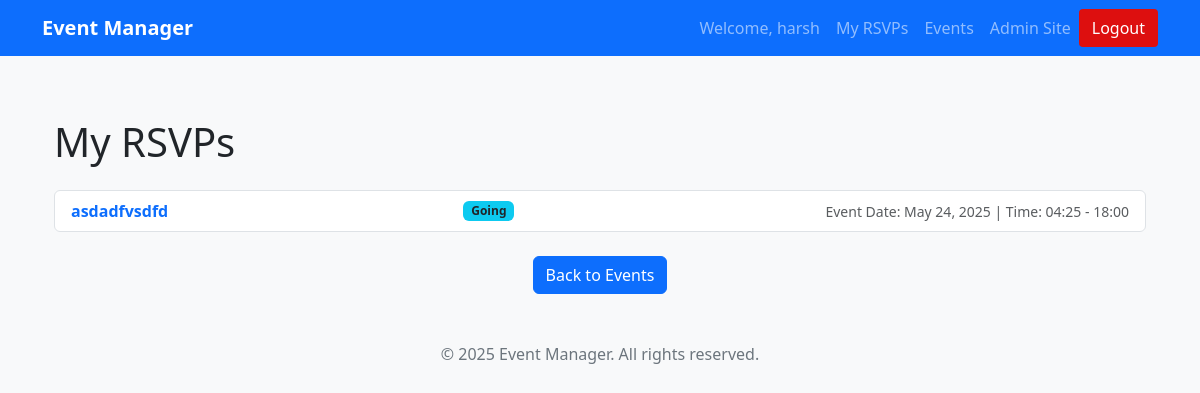
/my-rsvps/ (signed in), run on the app's committed database.
### events/models.py (models this page shows, shortened)
class RSVP(models.Model):
    STATUS_CHOICES = (
        ('going', 'Going'),
        ('maybe', 'Maybe'),
        ('declined', 'Declined'),
    )
    event = models.ForeignKey(Event, on_delete=models.CASCADE)
    user = models.ForeignKey(User, on_delete=models.CASCADE)
    status = models.CharField(max_length=10, choices=STATUS_CHOICES)
    updated_at = models.DateTimeField(auto_now=True)
    class Meta:
        unique_together = ('event', 'user')  # Prevent duplicate RSVPs

class Event(models.Model):
    title = models.CharField(max_length=200)
    description = models.TextField()
    date = models.DateField()
    start_time = models.TimeField()
    end_time = models.TimeField()
    location = models.CharField(max_length=255)
    created_by = models.ForeignKey(User, on_delete=models.CASCADE)

### events/views.py (the view)
# urls.py: path('my-rsvps/', views.my_rsvps, name='my_rsvps'),  # User's RSVP list
@login_required
def my_rsvps(request):
    rsvps = RSVP.objects.filter(user=request.user).select_related('event').order_by('event__date')
    return render(request, 'events/my_rsvps.html', {'rsvps': rsvps})

### events/templates/events/my_rsvps.html
{% extends "events/base.html" %}
{% block content %}
<div class="container mt-5">
  <h1 class="mb-4">My RSVPs</h1>
  {% if rsvps %}
    <ul class="list-group mb-4">
      {% for rsvp in rsvps %}
        <li class="list-group-item d-flex justify-content-between align-items-center flex-wrap">
          <a href="{% url 'event_detail' rsvp.event.id %}" class="fw-semibold text-decoration-none">
            {{ rsvp.event.title }}
          </a>
          <span class="badge bg-info text-dark text-capitalize me-3">
            {{ rsvp.status }}
          </span>
          <small class="text-muted">
            Event Date: {{ rsvp.event.date|date:"M d, Y" }} |
            Time: {{ rsvp.event.start_time|time:"H:i" }} - {{ rsvp.event.end_time|time:"H:i" }}
          </small>
        </li>
      {% endfor %}
    </ul>
  {% else %}
    <div class="alert alert-warning" role="alert">
      You have no RSVPs yet.
    </div>
  {% endif %}
  <p class="text-center">
    <a href="{% url 'event_list' %}" class="btn btn-primary">Back to Events</a>
  </p>
</div>
{% endblock %}

### events/templates/events/base.html (shortened to what this page needs)
<!DOCTYPE html>
<html lang="en">
<head>
  <link
    href="https://cdn.jsdelivr.net/npm/bootstrap@5.3.2/dist/css/bootstrap.min.css"
    rel="stylesheet"
  />
</head>
<body>
  <nav class="navbar navbar-expand-lg navbar-dark bg-primary fixed-top">
    <div class="container">
      <a class="navbar-brand" href="{% url 'event_list' %}">Event Manager</a>
      <div class="collapse navbar-collapse" id="navbarNav">
        <ul class="navbar-nav ms-auto align-items-center">
          {% if user.is_authenticated %}
            <li class="nav-item">
              <span class="nav-link">Welcome, {{ user.username }}</span>
            </li>
            <li class="nav-item">
              <a class="nav-link" href="{% url 'my_rsvps' %}">My RSVPs</a>
            </li>
            <li class="nav-item">
              <a class="nav-link" href="{% url 'event_list' %}">Events</a>
            </li>
            {% if user.is_staff %}
              <li class="nav-item">
                <a class="nav-link" href="{% url 'admin:index' %}">Admin Site</a>
              </li>
            {% endif %}
            <li class="nav-item">
              <form action="{% url 'logout' %}" method="post" class="d-inline">
                <button type="submit" class="btn-logout">Logout</button>
              </form>
            </li>
          {% endif %}
        </ul>
      </div>
    </div>
  </nav>
  <div class="container">
    {% block content %}{% endblock %}
  </div>
  <footer class="mt-5 mb-3">
    <p>&copy; 2025 Event Manager. All rights reserved.</p>
  </footer>
</body>
</html>

### events/templates/events/base.html (style rules this page uses)
body { padding-top: 70px; font-family: 'Segoe UI', Tahoma, Geneva, Verdana, sans-serif; background-color: #f8f9fa; }
.navbar-brand { font-weight: bold; }
.btn-logout { padding: 0.375rem 0.75rem; font-size: 1rem; border-radius: 0.25rem; border: 1px solid transparent; color: white; background-color:rgb(221, 15, 15); cursor: pointer; transition: background-color 0.3s ease; }
footer { margin-top: 40px; text-align: center; color: #6c757d; }

### data on the page
RSVP: event "asdadfvsdfd", status "Going", event "May 24, 2025", event.start_time "04:25", event.end_time "18:00"

### other printed values
{{ user.username }} "harsh"
